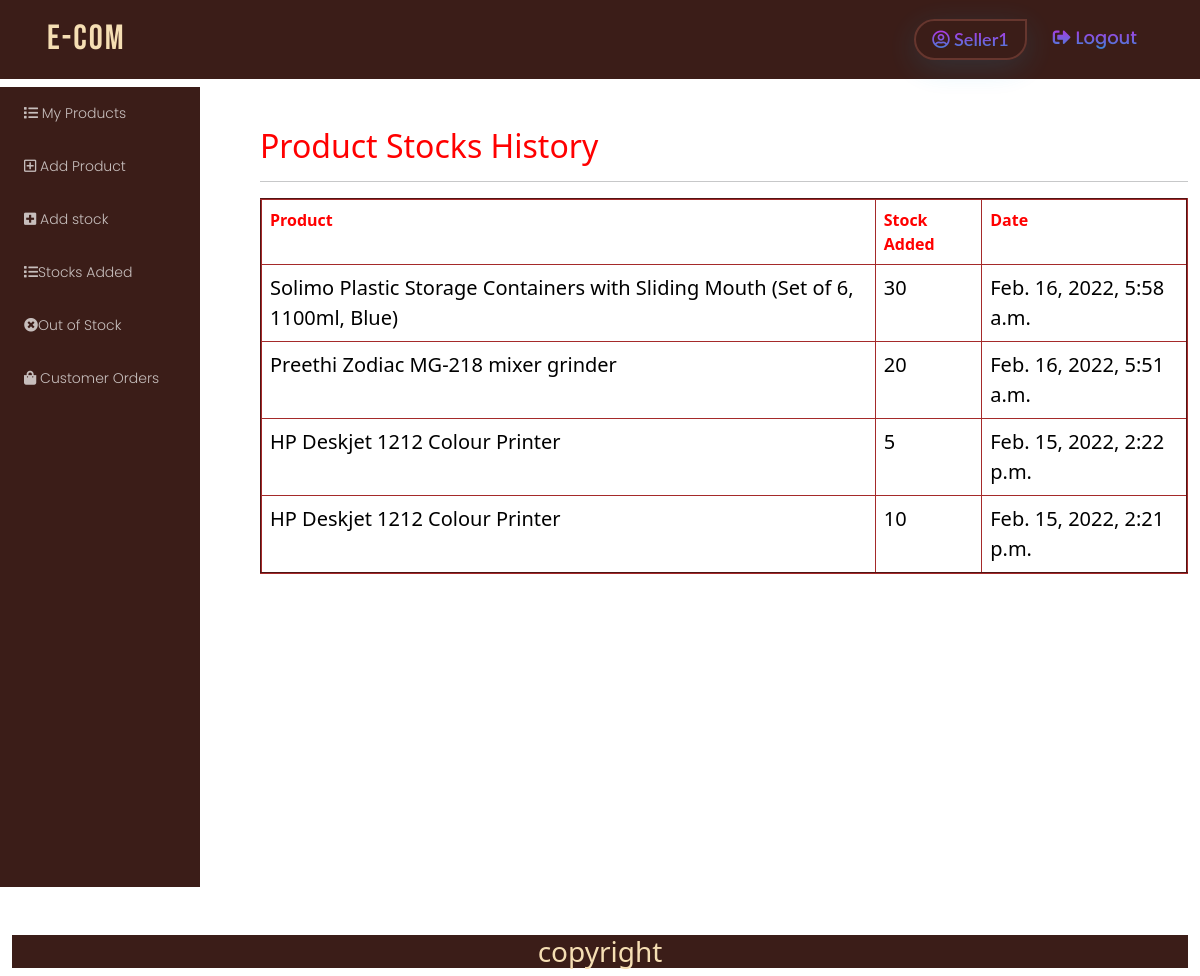
Screenshot of /seller/stockavailable (signed in) with the database file from the repository.
### authapp/models.py (models this page shows)
class User(AbstractUser):
    is_seller = models.BooleanField(default=False)
    is_customer = models.BooleanField(default=False)

### seller/models.py (models this page shows, shortened)
class ProductStock(Abstractmodels):
    stock_available = models.PositiveIntegerField(default=0, help_text='No: of Product Available')
    product = models.ForeignKey(Product, on_delete=models.CASCADE, related_name='productstock')
    user = models.ForeignKey(User, on_delete=models.CASCADE, related_name='stockadder')
    class Meta:
        ordering = ['-created_date']

class Product(Abstractmodels):
    name = models.CharField(max_length=120, verbose_name='Product Name')
    brand = models.CharField(max_length=120, verbose_name='Brand Name', blank=True)
    price = models.PositiveIntegerField(default=0)
    details = models.CharField(max_length=1000, verbose_name='Details of Product')
    image = models.ImageField(upload_to='product_images')
    category = models.ForeignKey(Category, on_delete=models.CASCADE, related_name='category')
    user = models.ForeignKey(User, on_delete=models.CASCADE, related_name='seller')
    stock = models.PositiveIntegerField(default=0)
    class Meta:
        ordering = ['-created_date']
    def __str__(self):
        return self.name

### seller/views.py (the view)
# urls.py: path('stockavailable', views.StockView.as_view(), name='stockavailable'),
class StockView(ListView):
    model = ProductStock
    template_name = 'seller/stock_history.html'
    context_object_name = 'stocks'
    def get_queryset(self):
        return ProductStock.objects.filter(user=self.request.user)

### templates/seller/stock_history.html
<!DOCTYPE html>
{%extends 'seller/baseadmin.html'%}
{%load static%}
  {% block body_block %}
<div class="mt-5 ms-5">
    <h2 class="" style="color: red">Product Stocks History</h2>
            <hr>
<table class="table table-bordered" border="2px">
      <tr>
        <th>Product</th>
        <th>Stock Added</th>
        <th>Date</th>
      </tr>
{%for stock in stocks%}
<tr>
    <td>{{stock.product}}</td>
    <td>{{stock.stock_available}}</td>
    <td> {{stock.created_date}}</td>
</tr>
{%endfor%}
</table>
</div>
  {% endblock %}

### templates/seller/baseadmin.html (shortened to what this page needs)
<!DOCTYPE html>
{%load static%}
<html lang="en">
<head>
    <link href="https://cdn.jsdelivr.net/npm/bootstrap@5.1.1/dist/css/bootstrap.min.css" rel="stylesheet"
>
    <link rel="stylesheet" href="https://cdnjs.cloudflare.com/ajax/libs/font-awesome/5.15.0/css/all.min.css"
/>
    <link rel="stylesheet" href="https://cdnjs.cloudflare.com/ajax/libs/font-awesome/5.15.0/css/fontawesome.min.css"
/>
    <link rel="stylesheet" href="{%static 'css/styles.css'%}">
</head>
<body>
<nav class="navbar navbar-expand-lg navbarTransparent">
    <div class="container">
        <a class="navbar-brand" href="{%url 'home' %}">E-Com</a>
        <div class="collapse navbar-collapse" id="navbarSupportedContent">
            <ul class="navbar-nav ms-auto mb-2 mb-lg-0">
                <li class="nav-item">
                    <a class="nav-link active" href="#">
                        <i class="far  fa-user-circle icolor"></i>&nbsp;{{request.user}}
                    </a>
                </li>
                <li class="nav-item">
                    <a class="nav-link" href="{%url 'logout'%}"><i
                            class="fas fa-sign-out-alt icolor"></i>&nbsp;Logout</a>
                </li>
            </ul>
        </div>
    </div>
</nav>
<div class="container-fluid ">
    <div class="row">
        <div class="col-md-2 db-padd">
            <div class="dashbard-left">
                <div class="row">
                    <div class="col-md-12">
                        <div class="dashleft-2">
                            <ul class="list-group">
                                <li class="list-group-item "><a href="{%url 'myproducts'%}"><i
                                        class="fas fa-list"></i>&nbsp;My Products</a></li>
                                <li class="list-group-item"><a href="{% url 'productadd'%}"><i
                                        class="far fa-plus-square"></i>&nbsp;Add Product</a></li>
                                <li class="list-group-item"><a href="{%url 'stockadd'%}"><i
                                        class="fas fa-plus-square"></i>&nbsp;Add stock</a></li>
                                <li class="list-group-item"><a href="{%url 'stockavailable'%}"><i
                                        class="fas fa-list"></i>Stocks Added</a></li>
                                <li class="list-group-item"><a href="{%url 'outofstock'%}"><i
                                        class="fas fa-times-circle"></i>Out of Stock</a></li>
                                   <li class="list-group-item"><a href="{%url 'customerorders'%}"><i
                                        class="fas fa-shopping-bag"></i>&nbsp;Customer Orders</a></li>
                            </ul>
                        </div>
                    </div>
                </div>
            </div>
        </div>
        <div class="col-md-10">
            {%block body_block%}
            {%endblock%}
        </div>
    </div>
    <div class="footer mt-5">
        <h3>copyright</h3>
    </div>
</div>
</body>
</html>

### static/css/styles.css (style rules this page uses)
th { color: red; }
td { margin-top : 5px; color: black; font-size : 20px; }
.table-bordered { border-color: brown; border-radius: 3rem!important; }
.db-padd { padding: 0!important; }
.dashbard-left { width: 100%; position: relative; z-index: 1; top: 0; left: 0; overflow-x: hidden; }
.dashbard-left .dashleft-2 { background-color: rgb(59, 29, 24); border-radius: 0rem; margin-top: 0.5rem; height: 100vh; }
.dashleft-2 .list-group .list-group-item { font-family: "Poppins", sans-serif; font-weight: 300; font-size: 14px; background-color: transparent; border: none; margin: 8px; cursor: pointer; }
.dashleft-2 .list-group .list-group-item a { color:rgba(255, 255, 255, 0.712); text-decoration: none; }
body { background-image: url(""); background-repeat: no-repeat; background-attachment: fixed; }
.navbarTransparent { background-color: rgb(59, 29, 24); }
.navbar .navbar-brand { font-family: "Bebas Neue", cursive; color: wheat; font-size: 35px; font-weight: 100; letter-spacing: 2px; padding: 5px; }
.navbar .navbar-nav .nav-item { opacity: 0.9; margin: 5px; }
.navbar .navbar-nav .nav-item .nav-link.active { border-top-left-radius: 7rem; border-bottom-left-radius: 7rem; border-bottom-right-radius: 7rem; box-shadow: 0 8px 32px 0 rgba(18, 174, 232, 0.17); font-size: 18px; font-weight: 600; font-family: "Lato", sans-serif; padding: 5px 16px; background: -webkit-linear-gradient(rgb(247, 19, 255), rgb(18, 174, 232)); -webkit-background-clip: text; background-clip: text; -webkit-text-fill-color: transparent; border-width: 2px; border-style: solid; border-color: rgb(107, 57, 49); }
.navbar .navbar-nav .nav-item .nav-link { text-transform: capitalize; font-size: 18px; font-weight: 500; font-family: "Poppins", sans-serif; padding: 5px 16px; background: -webkit-linear-gradient(rgb(247, 19, 255), rgb(18, 174, 232)); -webkit-background-clip: text; background-clip: text; -webkit-text-fill-color: transparent; }
.footer { background-color : rgb(59, 29, 24); text-align : center; color: wheat; width:100%; }

### rows the page displays
User: user "Seller1"
ProductStock: product "Solimo Plastic Storage Containers with Sliding Mouth (Set of 6, 1100ml, Blue)", stock_available "30", created_date "Feb. 16, 2022, 5:58 a.m."
ProductStock: product "Preethi Zodiac MG-218 mixer grinder", stock_available "20", created_date "Feb. 16, 2022, 5:51 a.m."
ProductStock: product "HP Deskjet 1212 Colour Printer", stock_available "5", created_date "Feb. 15, 2022, 2:22 p.m."
ProductStock: product "HP Deskjet 1212 Colour Printer", stock_available "10", created_date "Feb. 15, 2022, 2:21 p.m."
